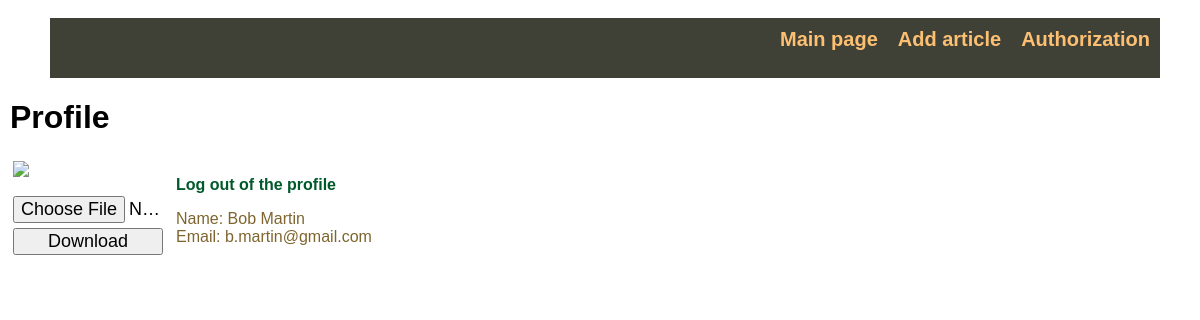
Screenshot of /profile (signed in) with the database file from the repository.
### tables this page shows
CREATE TABLE mainmenu (
id integer PRIMARY KEY AUTOINCREMENT,
title text NOT NULL,
url text NOT NULL
);

CREATE TABLE users (
id integer PRIMARY KEY AUTOINCREMENT,
name text NOT NULL,
email text NOT NULL,
psw text NOT NULL,
avatar BLOB DEFAULT NULL,
time integer NOT NULL
);

### flask_site.py (the view)
@app.route("/profile")
@login_required
def profile():
    return render_template('profile.html', menu=dbase.get_menu(), title='Profile')

### FDataBase.py (called while the page is built)
    def get_menu(self):
        sql = """SELECT * FROM mainmenu"""
        try:
            self.__cursor.execute(sql)
            result = self.__cursor.fetchall()
            if result:
                return result
        except:
            print("Error while reading from database.")
        return []

    def get_user(self, user_id):
        try:
            query = f"SELECT * FROM users WHERE id = {user_id} LIMIT 1"
            self.__cursor.execute(query)
            result = self.__cursor.fetchone()
            if not result:
                print("No such user.")
                return False
            return result
        except sqlite3.Error as e:
            print(f"Data error while getting from db: {e}.")
        return False

### flask_site.py (called while the page is built)
@login_manager.user_loader
def load_user(user_id):
    print("load user")
    return UserLogin().from_db(user_id, dbase)

def connect_db():
    conn = sqlite3.connect(app.config['DATABASE'])
    conn.row_factory = sqlite3.Row
    return conn

def get_db():
    if not hasattr(g, 'link_db'):
        g.link_db = connect_db()                        # g - global variable of app context
    return g.link_db

@app.before_request
def before_request():
    global dbase
    db = get_db()
    dbase = FDataBase(db)

### user_login.py (called while the page is built)
    def from_db(self, user_id, db):
        self.__user = db.get_user(user_id)
        return self

    def get_name(self):
        return self.__user['name'] if self.__user else 'No name'

    def get_email(self):
        return self.__user['email'] if self.__user else 'No email'

### templates/profile.html (shortened to what this page needs)
{% extends 'base.html' %}
{% block content %}
{{ super() }}
<table border="0" class="profile-table">
    <tr><td valign="top">
        <div class="profile-ava"><img src="{{ url_for('user_ava') }}"></div>
        <div class="profile-load">
            <form action="{{ url_for('upload') }}" method="post" enctype="multipart/form-data">
                <p><input type="file" name="file"></p>
                <p><input type="submit" value="Download"></p>
            </form>
        </div>
        </td>
        <td valign="top" class="profile-panel">
            <p><a href="{{ url_for('logout') }}">Log out of the profile</a></p>
            <ul class="profile-info">
                <li>Name: {{ current_user.get_name() }}</li>
                <li>Email: {{ current_user.get_email() }}</li>
            </ul>
        </td>
    </tr>
</table>
{% endblock %}

### templates/base.html (shortened to what this page needs)
<!DOCTYPE html>
<html lang="en">
<head>
    <link type="text/css" href="{{ url_for('static', filename='css/style.css') }}" rel="stylesheet">
</head>
<body>
    {% block content -%}
        {% block mainmenu %}
            <ul class="mainmenu">
                {% for item in menu %}
                    <li><a href="{{ item.url }}">{{ item.title }}</a></li>
                {% endfor %}
            </ul>
        {% endblock %}
    <div class="content">
            {% if title %}
                <h1>{{ title }}</h1>
            {% else %}
                <h1>About flask</h1>
            {% endif %}
        {% endblock %}
    </div>
</body>
</html>

### static/css/style.css (style rules this page uses)
html, body { font-family: 'Arial'; margin: 0; padding: 0; height: 100%; width: 100%; }
a { color: #00592b; text-decoration: none; font-weight: bold; }
ul.mainmenu { list-style: none; background: #3F4137; height: 60px; margin: 0; padding: 0; color: #fdc073; font-size: 20px; overflow; hidden; }
ul.mainmenu { display: flex; margin: 18px 40px 0 50px; justify-content: right; }
ul.mainmenu li { padding: 10px; }
ul.mainmenu li a { color: #fdc073; text-decoration: none; }
img { width: 50%; height: auto; }
div.content { margin: 10px; }
.profile-ava img { max-width: 150px; height: auto; }
.profile-load { margin-top: 10px; overflow: hidden; max-width: 150px; }
.profile-load input[type=submit], input[type=file] { width: 100%; font-size: 18px; }
.profile-load p { padding: 0; margin: 5px 0 0 0; }
.profile-panel { padding: 0 0 0 10px; }
ul.profile-info { list-style: none; margin: 10px 0 0 0; padding: 0; color: #7E652F; }

### rows the page displays
mainmenu: title "Main page"
mainmenu: title "Add article"
mainmenu: title "Authorization"
users: get_name "Bob Martin", get_email "b.martin@gmail.com"

### other values shown
{{ title }} "Profile"
